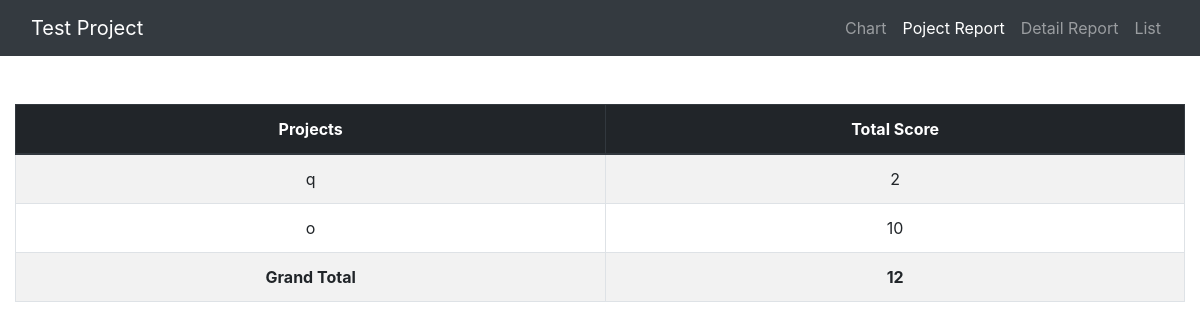
The page /project_report_page.php on the database as committed earlier.
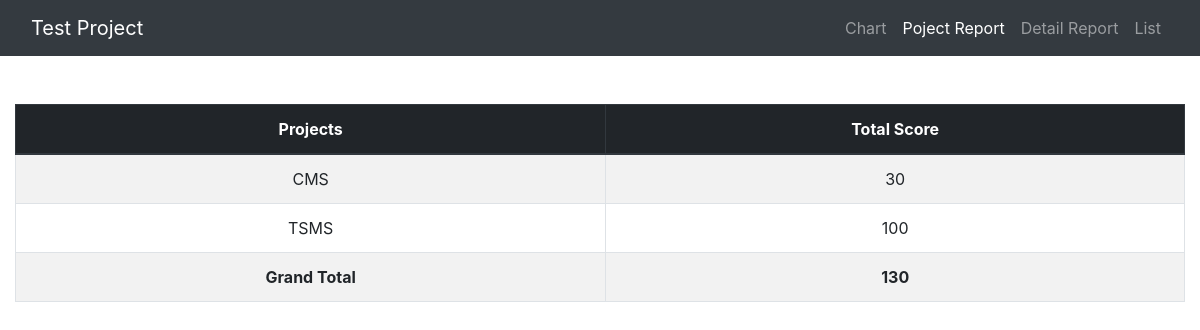
The same page on the database as committed later.
### tables this page shows
CREATE TABLE `project` (
  `project_id` int(255) NOT NULL,
  `project_name` varchar(100) NOT NULL
);

### project_report_page.php (the view, shortened to what this page needs)
<!DOCTYPE html>
<html>
<head>
    <link rel="stylesheet" href="https://maxcdn.bootstrapcdn.com/bootstrap/4.1.3/css/bootstrap.min.css">
</head>
<body>
    <nav class="navbar navbar-expand-sm bg-dark navbar-dark navbar-fixed-top">
        <div class="container-fluid">
            <div class="navbar-header">
                <a class="navbar-brand" href="#">Test Project</a>
            </div>
            <ul class="navbar-nav">
                <li class="nav-item">
                    <a class="nav-link" href="index.php">Chart</a>
                </li>
                <li class="nav-item active">
                    <a class="nav-link" href="#">Poject Report</a>
                </li>
                <li class="nav-item">
                    <a class="nav-link" href="detail_report_page.php">Detail Report</a>
                </li>
                <li class="nav-item">
                    <a class="nav-link" href="list_page.php">List</a>
                </li>
            </ul>
        </div>
    </nav>
    <br><br>
    <div class="container-fluid">
        <div class="table-responsive-sm text-center">
            <table class="table table-bordered table-striped table-hover">
                <thead class="thead-dark">
                    <tr>
                        <th>Projects</th>
                        <th>Total Score</th>
                    </tr>
                </thead>
                <tbody>
                    <?php
                    require('conn.php');
                    $query = "SELECT * FROM project";
                    $result = mysqli_query($conn, $query);
                    while($row = mysqli_fetch_array($result)) {
                        $project_id = $row["project_id"];
                        echo '
                        <tr>
                            <td>'.$row["project_name"].'</td>';
                        $query2 = "SELECT SUM(score) FROM activity WHERE project_id='$project_id'";
                        $result2 = mysqli_query($conn, $query2);
                        $row2 = mysqli_fetch_array($result2);
                        $total_score = $row2["SUM(score)"];
                        echo '
                            <td>'.$total_score.'</td>
                        </tr>';
                    }
                    ?>
                    <tr>
                        <td><b>Grand Total</b></td>
                        <td>
                            <?php
                            require('conn.php');
                            $query = "SELECT score FROM activity";
                            $result = mysqli_query($conn, $query);
                            $total_score = 0;
                            while($row = mysqli_fetch_array($result)) {
                                $total_score += $row["score"];
                            }
                            echo '<b>'.$total_score.'</b>';
                            ?>
                        </td>
                    </tr>
                </tbody>
            </table>
        </div>
    </div>
</body>
</html>

Rows that differ between the two databases and show on the page:
removed project: project_name "q", total_score "2"
removed project: project_name "o", total_score "10"
added project: project_name "CMS", total_score "30"
added project: project_name "TSMS", total_score "100"
Other text that changed with them:
$total_score: "12" → "130"
